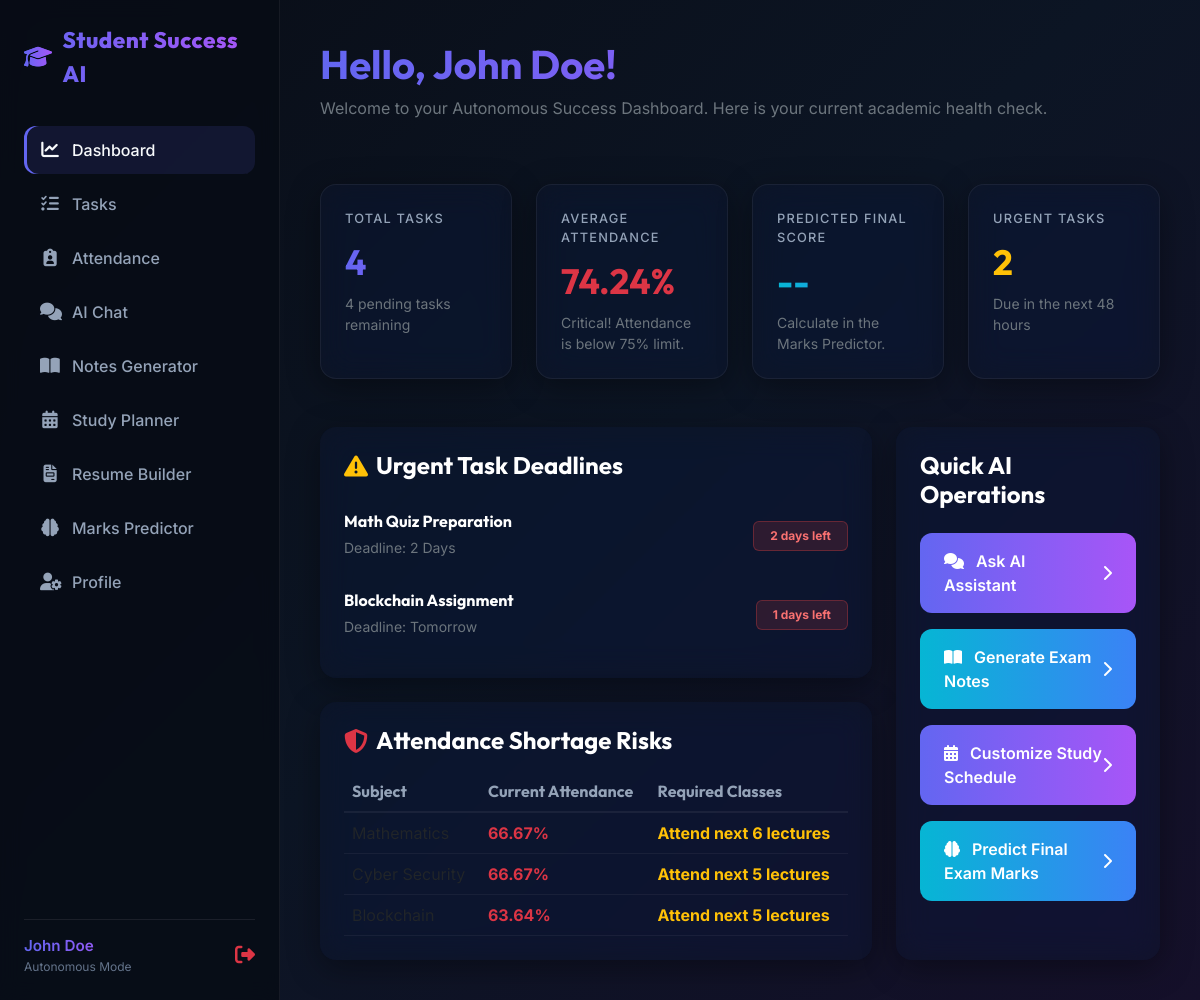
The page /dashboard (signed in) on the database as committed earlier.
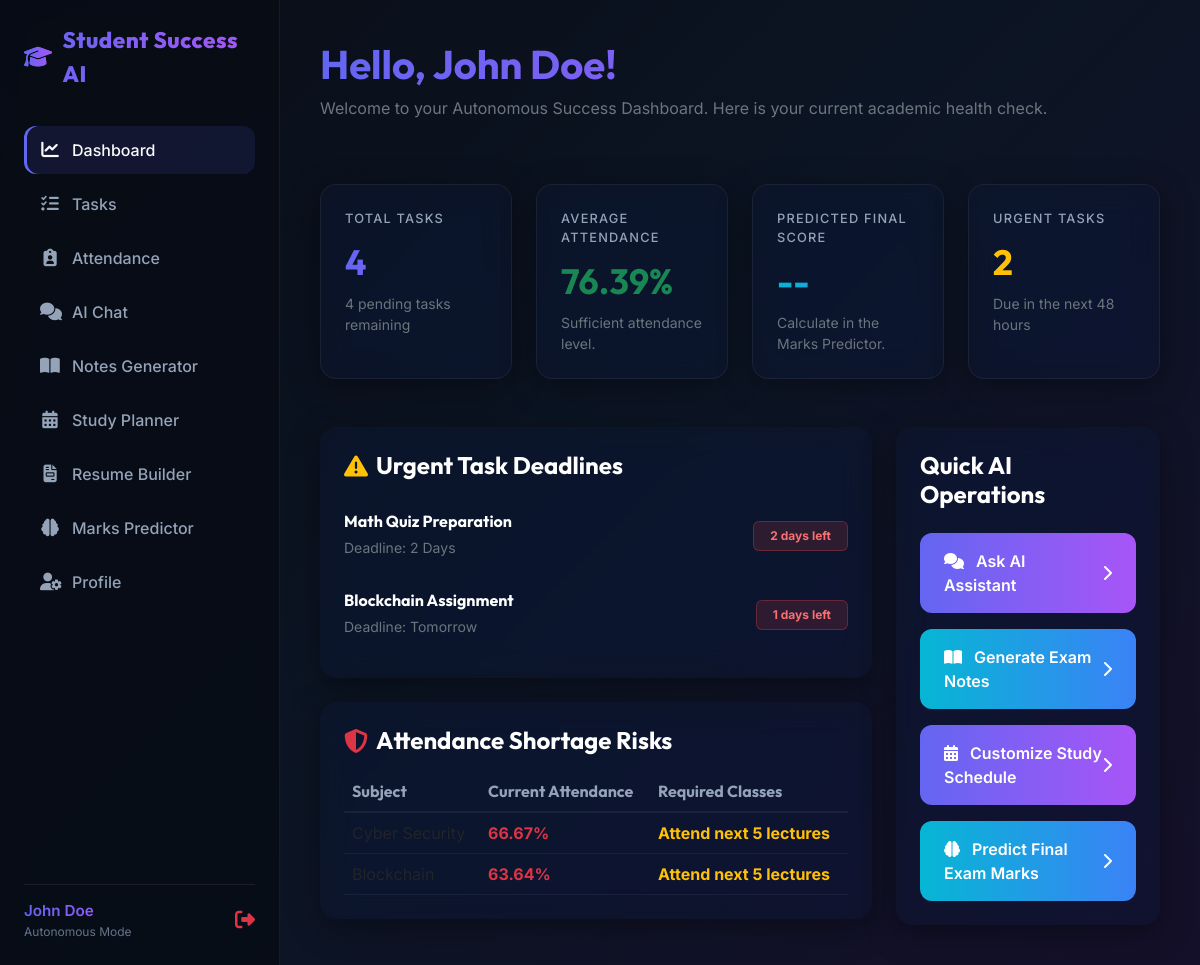
The same page on the database as committed later.
### tables this page shows
CREATE TABLE tasks (
        id INTEGER PRIMARY KEY AUTOINCREMENT,
        user_id INTEGER NOT NULL,
        task_name TEXT NOT NULL,
        deadline TEXT NOT NULL,
        status TEXT DEFAULT 'Pending',
        priority TEXT DEFAULT 'Medium',
        created_at TIMESTAMP DEFAULT CURRENT_TIMESTAMP,
        FOREIGN KEY(user_id) REFERENCES users(id) ON DELETE CASCADE
    );

CREATE TABLE attendance (
        id INTEGER PRIMARY KEY AUTOINCREMENT,
        user_id INTEGER NOT NULL,
        subject_name TEXT NOT NULL,
        attended INTEGER DEFAULT 0,
        total INTEGER DEFAULT 0,
        FOREIGN KEY(user_id) REFERENCES users(id) ON DELETE CASCADE
    );

### app.py (the view)
@app.route('/dashboard')
@login_required
def dashboard():
    user_id = session['user_id']
    conn = get_db_connection()
    tasks = conn.execute("SELECT * FROM tasks WHERE user_id = ? ORDER BY id DESC", (user_id,)).fetchall()
    attendance = conn.execute("SELECT * FROM attendance WHERE user_id = ?", (user_id,)).fetchall()
    predicted_marks = session.get('predicted_marks', None)
    conn.close()
    total_tasks = len(tasks)
    pending_tasks = sum(1 for t in tasks if t['status'] == 'Pending')
    total_classes = sum(a['total'] for a in attendance)
    total_attended = sum(a['attended'] for a in attendance)
    avg_attendance = (total_attended / total_classes * 100) if total_classes > 0 else 0.0
    analysis_data = analyze_attendance([dict(a) for a in attendance])
    low_subs = analysis_data['low_subjects']
    tasks_with_remaining = []
    urgent_tasks = []
    for t in tasks:
        td = dict(t)
        days = calculate_days_remaining(t['deadline'])
        td['days_remaining'] = days
        tasks_with_remaining.append(td)
        if t['status'] == 'Pending' and days <= 2:
            urgent_tasks.append(td)
    return render_template(
        'dashboard.html',
        active_page='dashboard',
        total_tasks=total_tasks,
        pending_tasks=pending_tasks,
        avg_attendance=avg_attendance,
        predicted_marks=predicted_marks,
        urgent_tasks_count=len(urgent_tasks),
        urgent_tasks=urgent_tasks,
        low_attendance_subjects=low_subs
    )

### agents/task_agent.py (called while the page is built, shortened)
def calculate_days_remaining(deadline_str):
    cleaned = deadline_str.strip().lower()
    if "tomorrow" in cleaned:
        return 1
    if "today" in cleaned:
        return 0
    if "completed" in cleaned or "done" in cleaned:
        return 0
    if "day" in cleaned:
        try:
            for word in cleaned.split():
                if word.isdigit():
                    return int(word)
        except Exception:
            pass

### app.py (called while the page is built)
def login_required(f):
    @wraps(f)
    def decorated_function(*args, **kwargs):
        if 'user_id' not in session:
            flash("Please sign in to access this page.", "error")
            return redirect(url_for('login'))
        return f(*args, **kwargs)
    return decorated_function

@app.context_processor
def inject_active_page():
    return dict(active_page=None)

### database/db_helper.py (called while the page is built)
def get_db_connection():
    conn = sqlite3.connect(DB_FILE)
    conn.row_factory = sqlite3.Row
    return conn

### templates/dashboard.html (shortened to what the changed rows need)
{% extends "base.html" %}
{% block content %}
<div class="container-fluid px-0">
    <div class="row mb-5">
        <div class="col-12">
            <h1 class="font-outfit fw-bold text-gradient-primary">Hello, {{ session.get('user_name') }}!</h1>
        </div>
    </div>
    <div class="row g-4 mb-5">
        <div class="col-sm-6 col-lg-3">
            <div class="card-metric glass-panel h-100">
                <div class="metric-title">Average Attendance</div>
                <div class="metric-value {% if avg_attendance >= 75 %}text-success{% else %}text-danger{% endif %}">
                    {{ "%.2f"|format(avg_attendance) }}%
                </div>
                <div class="text-secondary small">
                    {% if avg_attendance >= 75 %}
                        Sufficient attendance level.
                    {% else %}
                        Critical! Attendance is below 75% limit.
                    {% endif %}
                </div>
            </div>
        </div>
    </div>
    <div class="row g-4">
        <div class="col-lg-8">
            <div class="card glass-panel border-0 text-white p-4 mb-4">
                {% if urgent_tasks %}
                    <div class="list-group list-group-flush bg-transparent">
                        {% for task in urgent_tasks %}
                            <div class="list-group-item bg-transparent text-white px-0 py-3 border-bottom-0 d-flex justify-content-between align-items-center">
                                <div>
                                    <h6 class="mb-1 fw-bold">{{ task.task_name }}</h6>
                                    <small class="text-secondary">Deadline: {{ task.deadline }}</small>
                                </div>
                                <span class="badge badge-priority-High px-3 py-2">
                                    {{ task.days_remaining }} days left
                                </span>
                            </div>
                        {% endfor %}
                    </div>
                {% else %}
                    <p class="text-secondary mb-0">No urgent deadlines. Good job keeping on top of things!</p>
                {% endif %}
            </div>
            <div class="card glass-panel border-0 text-white p-4">
                {% if low_attendance_subjects %}
                    <div class="table-responsive">
                        <table class="table table-glass bg-transparent text-white mb-0">
                            <thead>
                                <tr>
                                    <th>Subject</th>
                                    <th>Current Attendance</th>
                                    <th>Required Classes</th>
                                </tr>
                            </thead>
                            <tbody>
                                {% for r in low_attendance_subjects %}
                                    <tr>
                                        <td>{{ r.subject }}</td>
                                        <td class="text-danger fw-bold">{{ r.percentage }}%</td>
                                        <td>
                                            <span class="text-warning fw-bold">Attend next {{ r.needed }} lectures</span>
                                        </td>
                                    </tr>
                                {% endfor %}
                            </tbody>
                        </table>
                    </div>
                {% else %}
                    <p class="text-secondary mb-0">No attendance risk warnings. All subjects are above 75%.</p>
                {% endif %}
            </div>
        </div>
    </div>
</div>
{% endblock %}

Rows that differ between the two databases and show on the page:
no longer on this page (row edited): attendance: percentage "66.67", needed "6"
Other text that changed with them:
{{ "%.2f"|format(avg_attendance) }}: "74.24" → "76.39"
text no longer shown: "Critical! Attendance is below 75% limit."
text now shown: "Sufficient attendance level."
